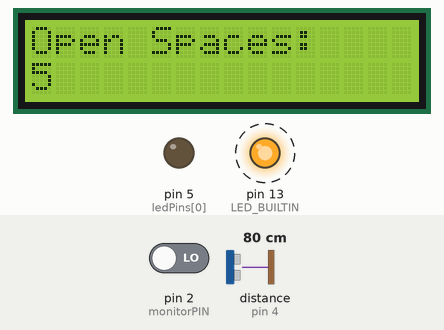
Simulated run of this sketch. Board: Arduino Uno, built with avr-gcc and run on an emulated ATmega328P. Parts: 16×2 character LCD, output pins drawn as LEDs (lit = HIGH). Dashed ring = blinking. The inputs (shaded band) are chosen by the test bench; at power-on: pin 2 (monitorPIN) LOW, distance to the obstacle (sensor on pin 4) 80 cm. The echo pulse lasts 58.3 µs per cm; pins used as bus, display or sensor lines are not drawn; what the sketch prints to the serial monitor is not drawn.

Above: at 4.2 s.
4.3 s: pin 2 (monitorPIN) driven HIGH
At 5.4 s:
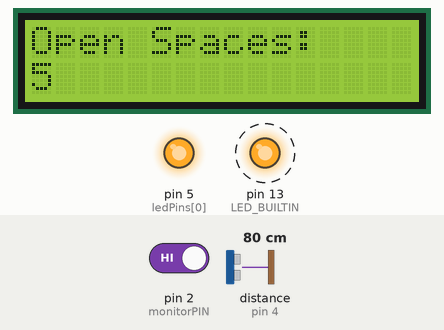
8.3 s: distance to the obstacle (sensor on pin 4) set to 2 cm
At 10.0 s:
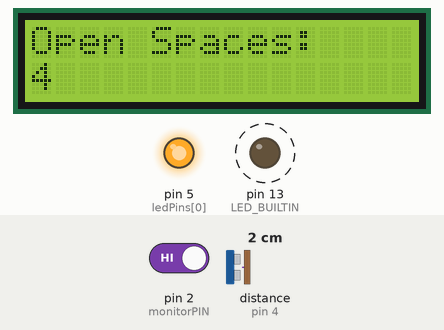
11.1 s: pin 2 (monitorPIN) driven LOW
At 12.0 s:
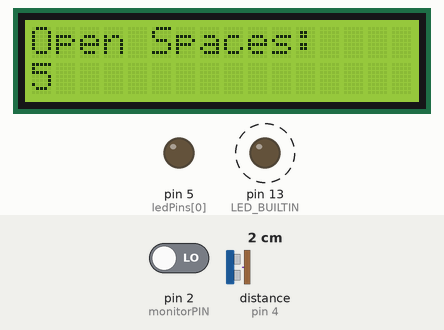
Timing chart, 0 to 21.1 s (numbered marks = the images above; inputs shaded):
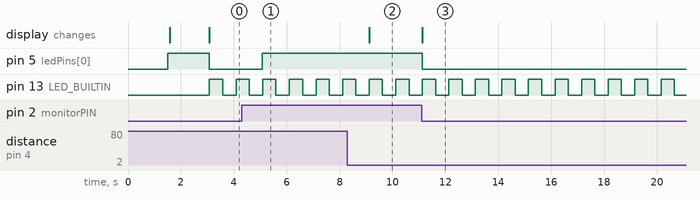

Measured:
- after the input at 4.3 s, pin 5 (ledPins[0]): LOW → HIGH after 0.78 s
- after the input at 8.3 s, the display: changes after 0.82 s (image 2)
- after the input at 11.1 s, pin 5 (ledPins[0]): HIGH → LOW at once; the display: changes at once (image 3)
- by itself, pin 13 (LED_BUILTIN): alternates HIGH for 0.50 s and LOW for 0.50 s

The sketch:

Arduino.ino
```cpp
#include <LiquidCrystal_I2C.h>
#include <ArduinoJson.h>

///// Spot Monitoring /////
int spots_available;
bool spot_monitoring = false;
const int total_spots = 1;
const float openSpaceDist = 0.1;
int monitorPIN = 2;
int trigPins[] =  {3};
int echoPins[] = {4};
int ledPins[] = {5};
float distances[total_spots];
LiquidCrystal_I2C myLCD(0x27,16,2);

///// Arduino to ESP8266 /////
StaticJsonDocument<1024> doc;

void setup() {
  // Initialize serial and wait for port to open:
  Serial.begin(9600);
  // This delay gives the chance to wait for a Serial Monitor without blocking if none is found
  delay(1500);

  pinMode(LED_BUILTIN, OUTPUT);
  setup_spot_monitoring();
  setup_Json();

  setup_lcd();
}

void loop() {
  // When we have enough physical sensors
  // for every spot, it should be:
  // spots_available = total_spots;
  spots_available = 5;
  spot_monitoring = digitalRead(monitorPIN);
  if (spot_monitoring == HIGH){
    digitalWrite(ledPins[0], HIGH);
    monitor_spots();
  }
  else{
    //turn off LEDs
    digitalWrite(ledPins[0], LOW);
  }

  myLCD.setCursor(0, 1);
  myLCD.print(spots_available);
  serializeJson(doc, Serial);
  flashLED();
}
```

funcs.ino
```cpp
void setup_spot_monitoring(){
  for (int pin: trigPins)
    pinMode(pin, OUTPUT);
  for (int pin: echoPins)
    pinMode(pin, INPUT);
  for (int pin: ledPins){
    pinMode(pin, OUTPUT);
    digitalWrite(pin, HIGH);
  }
  pinMode(monitorPIN, INPUT);

}

void setup_lcd(){
  myLCD.init();
  myLCD.backlight();
  myLCD.setCursor(0,0);
  myLCD.print("Open Spaces:");
  delay(1500);
}

void setup_Json(){
  doc["spaces"] = 0;
  doc["red"] = 42;
  doc["green"] = 69;
  doc["blue"] = 13;
}

float get_dist(int trigPin, int echoPin){
  float dist = 0;
  digitalWrite(trigPin, LOW);
  delayMicroseconds(2);

  digitalWrite(trigPin, HIGH);
  delayMicroseconds(10);
  digitalWrite(trigPin, LOW);

  dist = (pulseIn(echoPin, HIGH)/1000000.0)*343/2;

  return dist;
}

void monitor_spots(){
  // Get Distances
  for (int i = 0; i<total_spots; i+=1){
    distances[i] = get_dist(trigPins[i], echoPins[i]);
    if (distances[i] < openSpaceDist){
    	spots_available -= 1;
  	}
  }
  doc["spaces"] = spots_available;
}

void flashLED(){
  digitalWrite(LED_BUILTIN, HIGH);
  delay(500);
  digitalWrite(LED_BUILTIN, LOW);
  delay(500);
}
```
